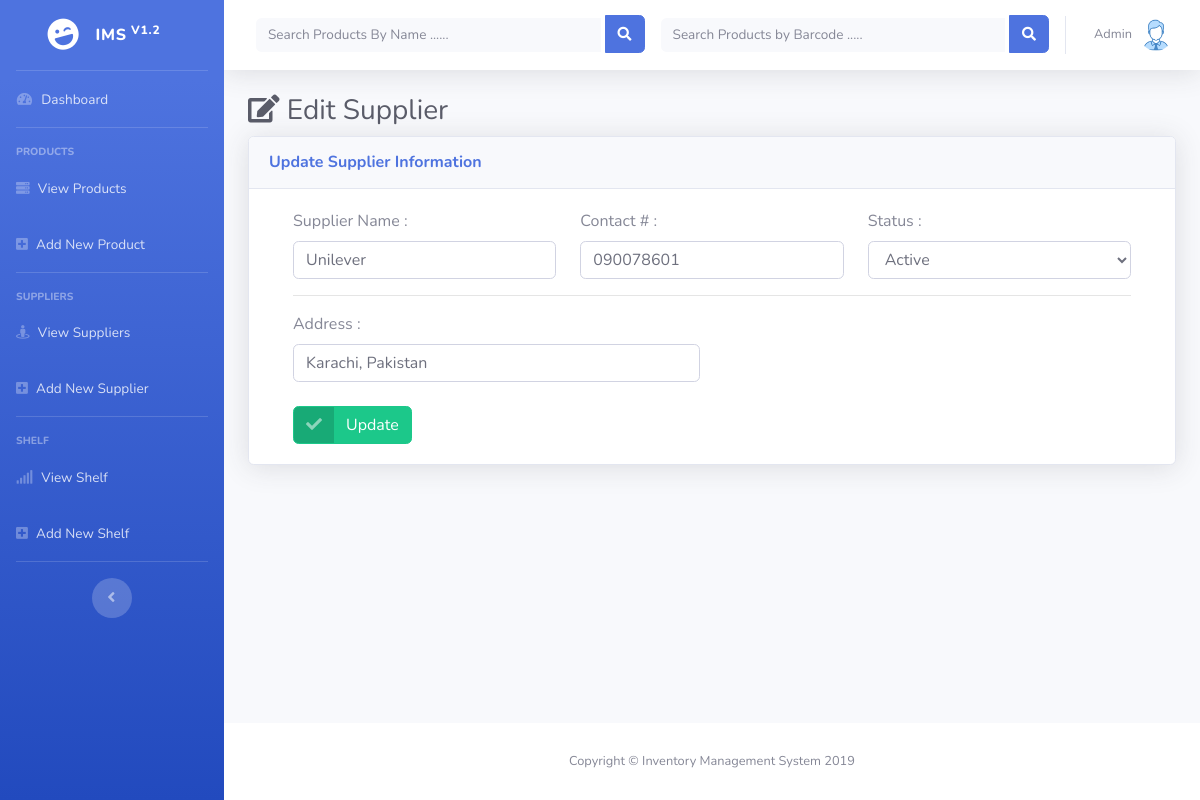
Page /editSupplier.php?supplier=6 (signed in) on the committed database.
### tables this page shows
CREATE TABLE IF NOT EXISTS `supplier` (
  `supplier_id` int(11) NOT NULL AUTO_INCREMENT,
  `name` varchar(25) NOT NULL,
  `contact` varchar(25) NOT NULL,
  `address` varchar(50) NOT NULL,
  `status` tinyint(1) NOT NULL DEFAULT '1',
  PRIMARY KEY (`supplier_id`)
);

### include/Supplier.php (the view, shortened to what this page needs)
<?php
    class Supplier
    {
        public $conn;
        public function __construct($db){
            $this->conn = $db;
        }
        public function getSupplier($id)
        {
            $sql = "SELECT * from supplier WHERE supplier_id = '$id'";
            if($result = mysqli_query($this->conn,$sql))
            {
                if (mysqli_num_rows($result) > 0) {
                    while ($row = mysqli_fetch_array($result)) {
                        echo '  <div class="row">
                        <div class="col-sm">
                            <label for="name">Supplier Name : </label>
                            <input type="text" class="form-control" name="name" id="name" value="'.$row['name'].'" required>
                        </div>
                        <div class="col-sm">
                            <label for="contact">Contact #  : </label>
                            <input type="text" class="form-control" name="contact" id="contact" value="'.$row['contact'].'"  required>
                        </div>
                        <div class="col-sm">
                            <label for="quantity">Status  : </label>
                            <select class="form-control" required name="status">
                                <option value="1">Active</option>
                                <option value="0">InActive</option>
                            </select>
                        </div>
                    </div>
                    <hr/>
                    <div class="row">
                        <div class="col-sm">
                            <label for="address">Address  : </label>
                            <input type="text" class="form-control" value="'.$row['address'].'"  name="address" id="address" required>
                        </div>
                        <div class="col-sm">
                        </div>
                    </div>';
                    }
                }
            }
        }
    }
?>

### rows in the picture
supplier: name "Unilever", contact "090078601", address "Karachi, Pakistan"
